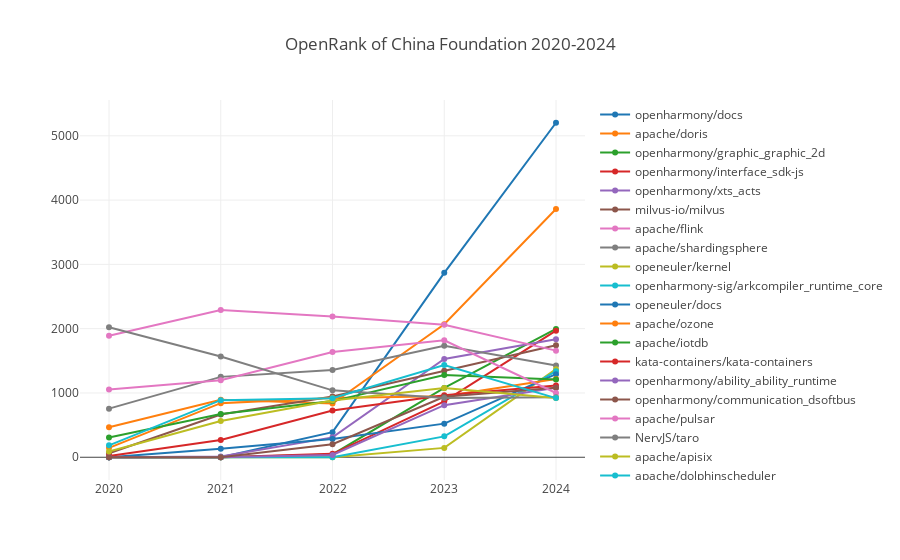

Notebook source saved alongside this figure:
### Markdown cell above
### 中国基金会旗下项目OpenRank Top 10 变化趋势

### Code cell
processFoundationFieldData([':regions/CN', 'Foundation'], 'China Foundation');

### Figure 1 — Plotly figure (JSON) as saved in the notebook; plotly's stock layout.template omitted (floating-point values rounded to 4 significant figures)
{"data": [{"name": "openharmony/docs", "x": [2020, 2021, 2022, 2023, 2024], "y": [0, 0, 389.8, 2868.0, 5203.0]}, {"name": "apache/doris", "x": [2020, 2021, 2022, 2023, 2024], "y": [466.2, 894.8, 835.5, 2069.0, 3861.0]}, {"name": "openharmony/graphic_graphic_2d", "x": [2020, 2021, 2022, 2023, 2024], "y": [0, 0, 44.26, 1078.0, 1996]}, {"name": "openharmony/interface_sdk-js", "x": [2020, 2021, 2022, 2023, 2024], "y": [0, 0, 52.68, 869.6, 1969.0]}, {"name": "openharmony/xts_acts", "x": [2020, 2021, 2022, 2023, 2024], "y": [0, 11.27, 309.2, 1528.0, 1834.0]}, {"name": "milvus-io/milvus", "x": [2020, 2021, 2022, 2023, 2024], "y": [61.86, 663.7, 943.6, 1345.0, 1742.0]}, {"name": "apache/flink", "x": [2020, 2021, 2022, 2023, 2024], "y": [1891.0, 2290.0, 2188.0, 2059.0, 1659.0]}, {"name": "apache/shardingsphere", "x": [2020, 2021, 2022, 2023, 2024], "y": [756.2, 1250.0, 1358.0, 1735.0, 1429.0]}, {"name": "openeuler/kernel", "x": [2020, 2021, 2022, 2023, 2024], "y": [0, 0, 0, 145.6, 1370.0]}, {"name": "openharmony-sig/arkcompiler_runtime_core", "x": [2020, 2021, 2022, 2023, 2024], "y": [0, 0, 0, 324.9, 1339.0]}, {"name": "openeuler/docs", "x": [2020, 2021, 2022, 2023, 2024], "y": [0, 131.6, 282.4, 522.6, 1292.0]}, {"name": "apache/ozone", "x": [2020, 2021, 2022, 2023, 2024], "y": [146.2, 841.1, 921.5, 949.4, 1218.0]}, {"name": "apache/iotdb", "x": [2020, 2021, 2022, 2023, 2024], "y": [308.1, 671.6, 873.3, 1278.0, 1210.0]}, {"name": "kata-containers/kata-containers", "x": [2020, 2021, 2022, 2023, 2024], "y": [20.55, 267.4, 727.3, 963.7, 1115.0]}, {"name": "openharmony/ability_ability_runtime", "x": [2020, 2021, 2022, 2023, 2024], "y": [0, 0, 36.52, 809.8, 1081.0]}, {"name": "openharmony/communication_dsoftbus", "x": [2020, 2021, 2022, 2023, 2024], "y": [0, 0, 201.8, 941.4, 1079.0]}, {"name": "apache/pulsar", "x": [2020, 2021, 2022, 2023, 2024], "y": [1054.0, 1198.0, 1637.0, 1819.0, 999.0]}, {"name": "NervJS/taro", "x": [2020, 2021, 2022, 2023, 2024], "y": [2022.0, 1567.0, 1041.0, 923.0, 931.5]}, {"name": "apache/apisix", "x": [2020, 2021, 2022, 2023, 2024], "y": [88.33, 563.6, 883.2, 1076.0, 921.6]}, {"name": "apache/dolphinscheduler", "x": [2020, 2021, 2022, 2023, 2024], "y": [185.7, 888, 917.2, 1433.0, 919.9]}], "layout": {"autosize": true, "title": {"text": "OpenRank of China Foundation 2020-2024"}, "xaxis": {"autorange": true, "range": [2020.0, 2024.0], "type": "linear"}, "yaxis": {"autorange": true, "range": [-429.4, 5633.0], "type": "linear"}}}
